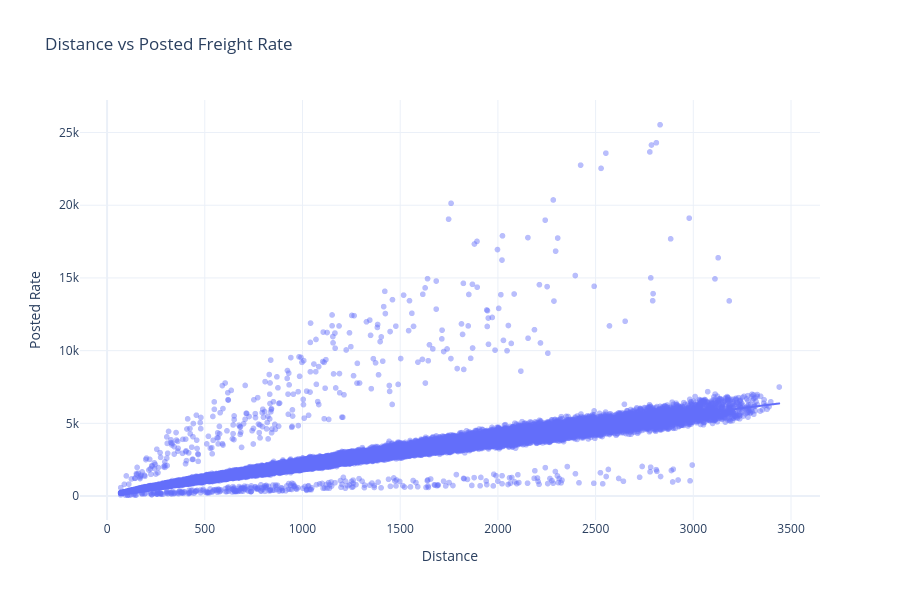

Notebook code for this chart:
### Code cell
fig = px.scatter(
    df,
    x="distance",
    y=TARGET,
    opacity=0.45,
    trendline="lowess",
    title="Distance vs Posted Freight Rate",
    labels={
        "distance": "Distance",
        TARGET: "Posted Rate"
    },
    hover_data=["load_id"] if "load_id" in df.columns else None
)

fig.update_layout(
    template="plotly_white",
    height=600
)

fig.show()

### Figure 1 — Plotly figure (JSON) as saved in the notebook; plotly's stock layout.template omitted (floating-point values rounded to 4 significant figures; data arrays with more than 128 entries replaced by an {"elided": "..."} marker saying what was removed)
{"data": [{"hovertemplate": "Distance=%{x}<br>Posted Rate=%{y}<extra></extra>", "legendgroup": "", "marker": {"color": "#636efa", "opacity": 0.45, "symbol": "circle"}, "mode": "markers", "name": "", "showlegend": false, "type": "scattergl", "x": {"elided": "48000 float values"}, "xaxis": "x", "y": {"elided": "48000 float values"}, "yaxis": "y"}, {"hovertemplate": "<b>LOWESS trendline</b><br><br>Distance=%{x}<br>Posted Rate=%{y} <b>(trend)</b><extra></extra>", "legendgroup": "", "marker": {"color": "#636efa", "symbol": "circle"}, "mode": "lines", "name": "", "showlegend": false, "type": "scattergl", "x": {"elided": "48000 float values"}, "xaxis": "x", "y": {"elided": "48000 float values"}, "yaxis": "y"}], "layout": {"height": 600, "legend": {"tracegroupgap": 0}, "title": {"text": "Distance vs Posted Freight Rate"}, "xaxis": {"anchor": "y", "domain": [0, 1], "title": {"text": "Distance"}}, "yaxis": {"anchor": "x", "domain": [0, 1], "title": {"text": "Posted Rate"}}}}
